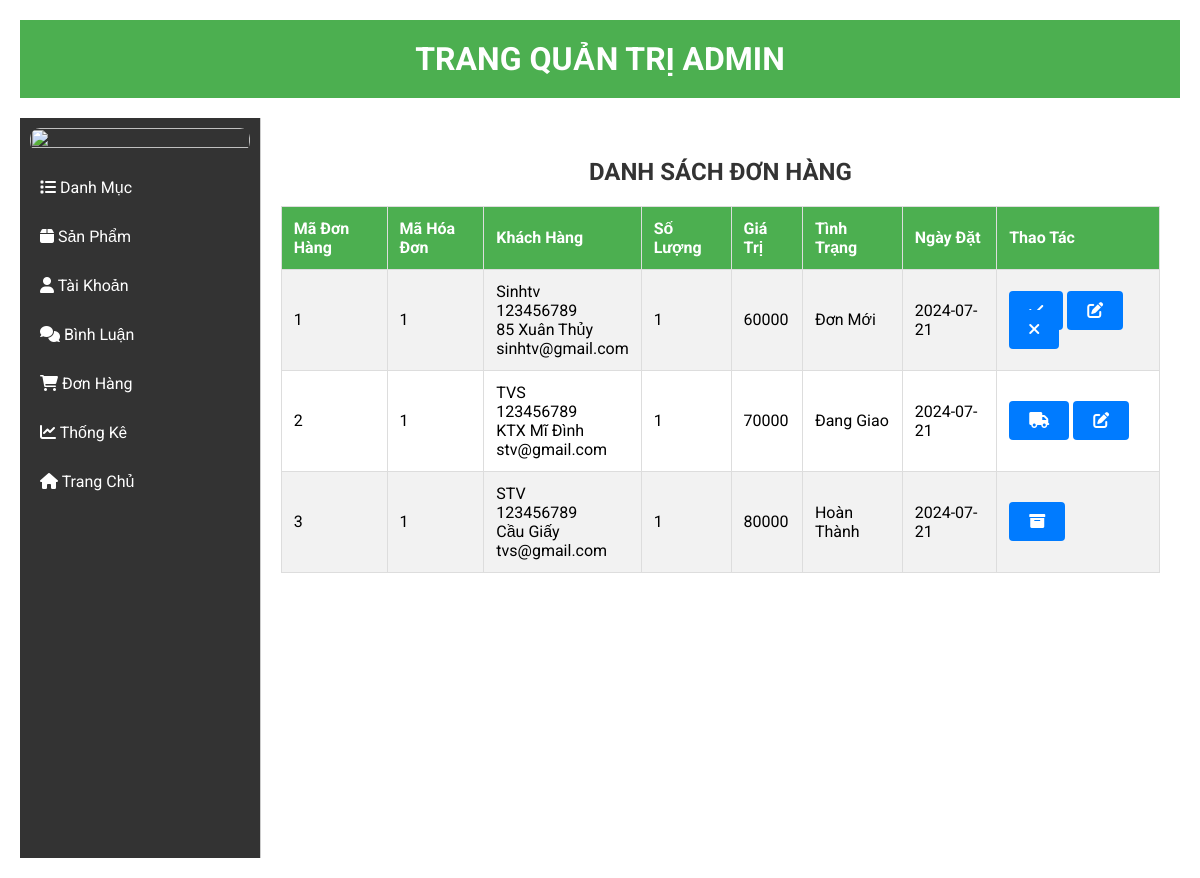
The page /admin/index.php?act=listdh on the database its author committed.
### tables this page shows
CREATE TABLE `cthoadon` (
  `id_ct_hd` int(10) NOT NULL,
  `sl` int(10) NOT NULL,
  `tong_tien` int(10) NOT NULL,
  `ten_nd` varchar(50) NOT NULL,
  `sdt` int(15) NOT NULL,
  `dia_chi` varchar(50) NOT NULL,
  `email` varchar(50) NOT NULL,
  `trangthai` int(10) NOT NULL DEFAULT 0,
  `id_hd` int(10) NOT NULL,
  `id_sp` int(10) NOT NULL
);

CREATE TABLE `hoadon` (
  `id_hd` int(10) NOT NULL,
  `ngay` date NOT NULL,
  `ten` varchar(50) NOT NULL,
  `email` varchar(50) NOT NULL,
  `dia_chi` varchar(50) NOT NULL,
  `sdt` int(15) NOT NULL,
  `id_tk` int(10) NOT NULL,
  `id_sp` int(10) NOT NULL
);

### model/pdo.php (called while the page is built, shortened)
<?php
function pdo_get_connection() {
    $dburl = "mysql:host=localhost;dbname=da1;charset=utf8";
    $username = 'root';
    $password = '';
    try {
        $conn = new PDO($dburl, $username, $password);
        $conn->setAttribute(PDO::ATTR_ERRMODE, PDO::ERRMODE_EXCEPTION);
        return $conn;
    } catch (PDOException $e) {
        die("Connection failed: " . $e->getMessage());
    }
}
function pdo_query($sql, $sql_args = array()) {
    try {
        $conn = pdo_get_connection();
        $stmt = $conn->prepare($sql);
        $stmt->execute($sql_args);
        $rows = $stmt->fetchAll(PDO::FETCH_ASSOC);
        return $rows;
    } catch (PDOException $e) {
        throw $e;
    } finally {
        unset($conn);
    }
}
?>

### model/cart.php (called while the page is built, shortened)
<?php
function loadall_donhang()
{
    $sql = "SELECT c.id_ct_hd, c.sl, c.tong_tien, c.ten_nd, c.sdt, c.dia_chi, c.email, c.trangthai, c.id_hd, c.id_sp, h.ngay AS ngay_dat
            FROM cthoadon c
            JOIN hoadon h ON c.id_hd = h.id_hd
            ORDER BY c.id_ct_hd ASC";
    $listdonhang = pdo_query($sql);
    return $listdonhang;
}

### admin/donhang/listdh.php (the view, shortened to what this page needs)
<div class="row box">
    <?php include 'boxtrai.php'; ?>
    <div class="boxphai">
        <div class="tieudeb">
            <h2>DANH SÁCH ĐƠN HÀNG</h2>
        </div>
        <div class="bangl">
            <table>
                <tr>
                    <th>Mã Đơn Hàng</th>
                    <th>Mã Hóa Đơn</th>
                    <th>Khách Hàng</th>
                    <th>Số Lượng</th>
                    <th>Giá Trị</th>
                    <th>Tình Trạng</th>
                    <th>Ngày Đặt</th>
                    <th>Thao Tác</th>
                </tr>
                <?php foreach ($listdonhang as $donhang) : ?>
                    <tr>
                        <td><?= htmlspecialchars($donhang['id_ct_hd']) ?></td>
                        <td><?= htmlspecialchars($donhang['id_hd']) ?></td>
                        <td>
                            <?= htmlspecialchars($donhang['ten_nd']) ?><br>
                            <?= htmlspecialchars($donhang['sdt']) ?><br>
                            <?= htmlspecialchars($donhang['dia_chi']) ?><br>
                            <?= htmlspecialchars($donhang['email']) ?>
                        </td>
                        <td><?= htmlspecialchars($donhang['sl']) ?></td>
                        <td><?= htmlspecialchars($donhang['tong_tien']) ?></td>
                        <td>
                            <?php
                            switch ($donhang['trangthai']) {
                                case 0:
                                    echo 'Đơn Mới';
                                    break;
                                case 1:
                                    echo 'Đang Giao';
                                    break;
                                case 2:
                                    echo 'Hoàn Thành';
                                    break;
                            }
                            ?>
                        </td>
                        <td><?= htmlspecialchars($donhang['ngay_dat']) ?></td>
                        <td>
                            <?php if ($donhang['trangthai'] == 0) : ?>
                                <a href="index.php?act=accept_donhang&id=<?= htmlspecialchars($donhang['id_hd']) ?>" class="confim"><i class="fas fa-check"></i></a>
                                <a href="index.php?act=edit_donhang&id=<?= htmlspecialchars($donhang['id_hd']) ?>" class="confim"><i class="fas fa-edit"></i></a>
                                <a onclick="return confirm('Bạn có chắc chắn muốn hủy không ?')" href="index.php?act=cancel_donhang&id=<?= htmlspecialchars($donhang['id_hd']) ?>" class="confim"><i class="fas fa-times"></i></a>
                            <?php elseif ($donhang['trangthai'] == 1) : ?>
                                <a href="index.php?act=track_donhang&id=<?= htmlspecialchars($donhang['id_hd']) ?>" class="confim"><i class="fas fa-truck"></i></a>
                                <a href="index.php?act=edit_donhang&id=<?= htmlspecialchars($donhang['id_hd']) ?>" class="confim"><i class="fas fa-edit"></i></a>
                            <?php elseif ($donhang['trangthai'] == 2) : ?>
                                <a href="index.php?act=archive_donhang&id=<?= htmlspecialchars($donhang['id_hd']) ?>" class="confim"><i class="fas fa-archive"></i></a>
                            <?php endif; ?>
                        </td>
                    </tr>
                <?php endforeach; ?>
            </table>
        </div>
    </div>
</div>

### css/admin.css (style rules this page uses)
body { font-family: "Roboto", sans-serif; margin: 0; padding: 0; background-color: #f4f4f4; }
.box { display: flex; flex-direction: row; margin-top: 20px; }
.boxphai { width: 80%; padding: 20px; background-color: #fff; border-left: 1px solid #ccc; }
.tieudeb h2 { text-align: center; color: #333; }
.bang, .bangl { margin: auto; }
table { width: 100%; border-collapse: collapse; margin-top: 20px; }
table, th, td { border: 1px solid #ddd; }
th, td { padding: 12px; text-align: left; }
th { background-color: #4caf50; color: white; }
tr:nth-child(even) { background-color: #f2f2f2; }
.confim { padding: 10px 20px; background: #007bff; color: white; border: none; text-decoration: none; cursor: pointer; border-radius: 4px; transition: background 0.3s; }

### rows shown on the page
cthoadon: id_ct_hd "1", id_hd "1", ten_nd "Sinhtv", sdt "123456789", dia_chi "85 Xuân Thủy", email "sinhtv@gmail.com", sl "1", tong_tien "60000", trangthai "Đơn Mới", id_hd.ngay "2024-07-21"
cthoadon: id_ct_hd "2", id_hd "1", ten_nd "TVS", sdt "123456789", dia_chi "KTX Mĩ Đình", email "stv@gmail.com", sl "1", tong_tien "70000", trangthai "Đang Giao", id_hd.ngay "2024-07-21"
cthoadon: id_ct_hd "3", id_hd "1", ten_nd "STV", sdt "123456789", dia_chi "Cầu Giấy", email "tvs@gmail.com", sl "1", tong_tien "80000", trangthai "Hoàn Thành", id_hd.ngay "2024-07-21"
